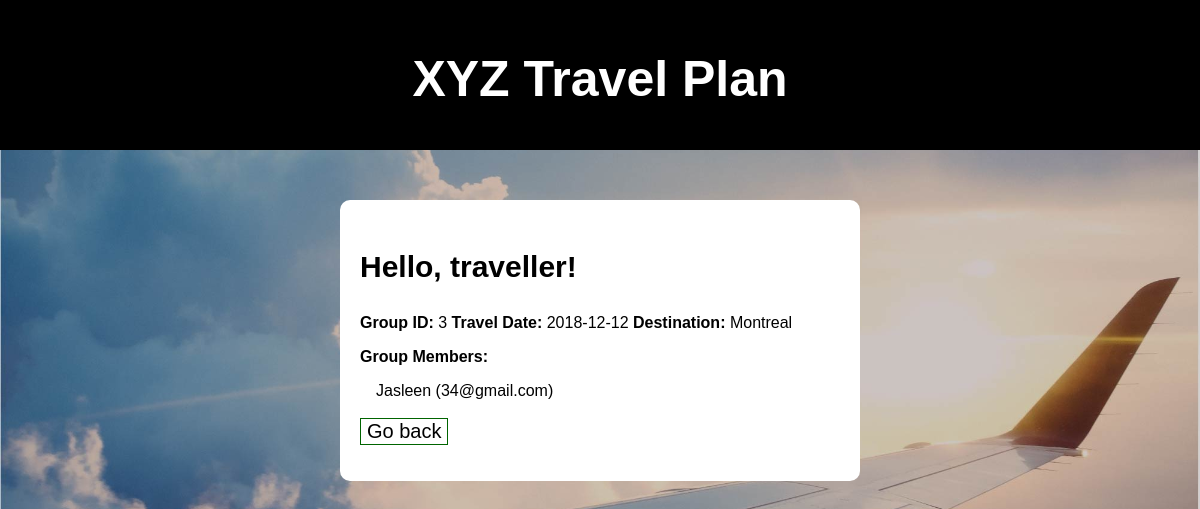
Before: /userDashboard.php (signed in) with the older database file.
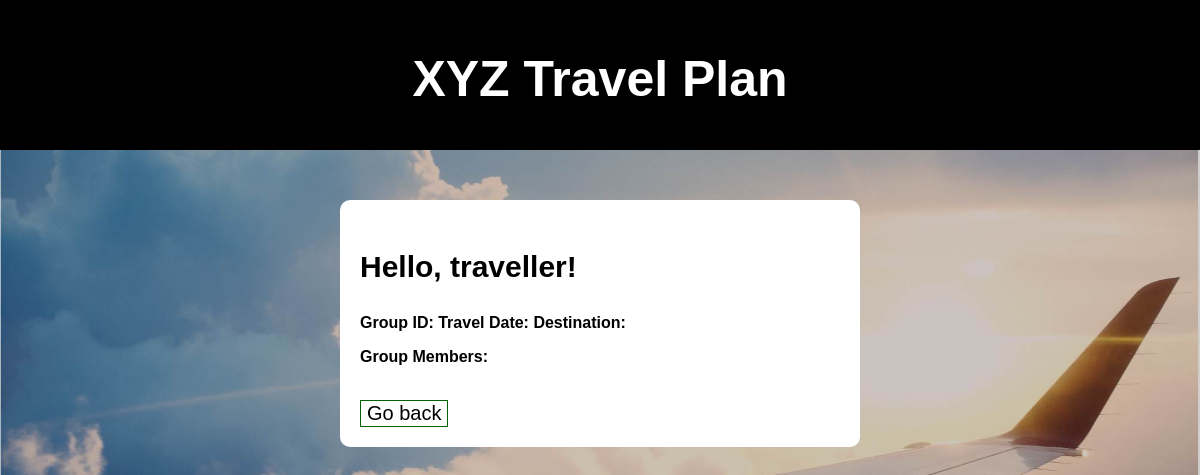
After: the same page with the newer database file.
### tables this page shows
CREATE TABLE `user_info` (
  `RegistrationId` int(11) NOT NULL,
  `Name` varchar(50) NOT NULL,
  `Address` varchar(30) NOT NULL,
  `Date` varchar(10) NOT NULL,
  `Email` varchar(20) NOT NULL,
  `PackageId` int(11) NOT NULL,
  `GroupId` int(11) DEFAULT NULL,
  `Password` varchar(50) NOT NULL
);

CREATE TABLE `group_info` (
  `GroupId` int(11) NOT NULL,
  `PackageId` int(11) NOT NULL,
  `GroupSize` int(11) NOT NULL,
  `Date` varchar(50) NOT NULL
);

CREATE TABLE `vacationplan` (
  `PackageId` int(11) NOT NULL,
  `PackageName` varchar(40) NOT NULL
);

### userDashboard.php (the view, shortened to what this page needs)
<?php
$userCredential = $_SESSION['userIdent'];
$host = "localhost";
$user = "root";
$password = "";
$dbName = "project2";
$con = mysqli_connect($host, $user, $password, $dbName) or die("Connection Failed: ");
$showClass = "hidden";
$htmlOutput = "";
if (is_numeric($userCredential)){
    $query = "SELECT GroupId FROM user_info WHERE RegistrationId = '$userCredential' ";
    $result = mysqli_query($con, $query) or die("query is failed" . mysqli_error($con));
    $row = mysqli_fetch_row($result);
    if (empty($row[0])){ $htmlOutput = "<p><b>Sorry, no group has been assigned to you yet. Come back tomorrow!</b></p><br><button class=\"button\" onclick=\"location.href = 'index.php';\">Go back</button>"; }
    else{ $htmlOutput = getGroupInfo($con, $userCredential); }
}else{
    $query = "SELECT GroupId, RegistrationId FROM user_info WHERE Email = '$userCredential' ";
    $result = mysqli_query($con, $query) or die("query is failed" . mysqli_error($con));
    $row = mysqli_fetch_row($result);
    if (empty($row[0])){ $htmlOutput = "<p><b>Sorry, no group has been assigned to you yet. Come back tomorrow!</b></p><br><button class=\"button\" onclick=\"location.href = 'index.php';\">Go back</button>"; }
    else{ $htmlOutput = getGroupInfo($con, $row[1]); }
}
function getGroupInfo($con, $userId){
    $query = "SELECT u.GroupId, g.Date, v.PackageName FROM user_info u
                JOIN group_info g ON g.GroupId = u.GroupId
                JOIN vacationplan v ON u.PackageId = v.PackageId
                WHERE RegistrationId = '$userId'";
    $result = mysqli_query($con, $query) or die("query is failed" . mysqli_error($con));
    $row = mysqli_fetch_row($result);
    $groupId = $row[0];
    $output = "<p><b>Group ID: </b>" . $groupId . " <b>Travel Date: </b>" . $row[1] . " <b>Destination: </b>" . $row[2] . "</p>";
    $output .= "<p><b>Group Members: </b></p>";
    $query = "SELECT Name, Email FROM user_info
                WHERE GroupId = '$groupId'";
    $result = mysqli_query($con, $query) or die("query is failed" . mysqli_error($con));
    while ($row = mysqli_fetch_row($result)) {
        $output .= "<p class=\"travelersList\"> $row[0] ($row[1])<br>";
    }
    $output .= "<br><button class=\"button\" onclick=\"location.href = 'index.php';\">Go back</button>";
    return $output;
}
?>
<!DOCTYPE html>
<html lang="en">
<head>
</head>
<body>
<div style="width: 100%; height: 100px;padding-top: 50px; background-color: black; margin-top: 0">
    <h1 style="text-align: center; margin-top: 0; color: white;">XYZ Travel Plan</h1>
</div>
<main>
    <h3 style="font-size: 30px">Hello, traveller!</h3>
    <div class="<?php print $showClass?>">
        <?php print $htmlOutput; ?>
    </div>
</main>
</body>
</html>

### userDashboard.php (style rules this page uses)
body { margin: 0; padding: 0; border: 0; background: url("./img/airplane.jpg"); background-size: 100% ; }
h1,h2,h3,h4,p { font-family: Arial, Helvetica, sans-serif; }
h1 { font-size: 50px; }
main { margin: 0 auto; margin-top: 50px; padding: 20px; width: 40%; background-color: white; border-radius: 10px; }
.button { font-size: 20px; background-color: white; border: 1px solid darkgreen; }
.travelersList { text-indent: 1em; }

Changed rows visible on the page:
no longer on this page (row edited): user_info: GroupId "3", GroupId.Date "2018-12-12", PackageId.PackageName "Montreal", Name "Jasleen", Email "34@gmail.com"
